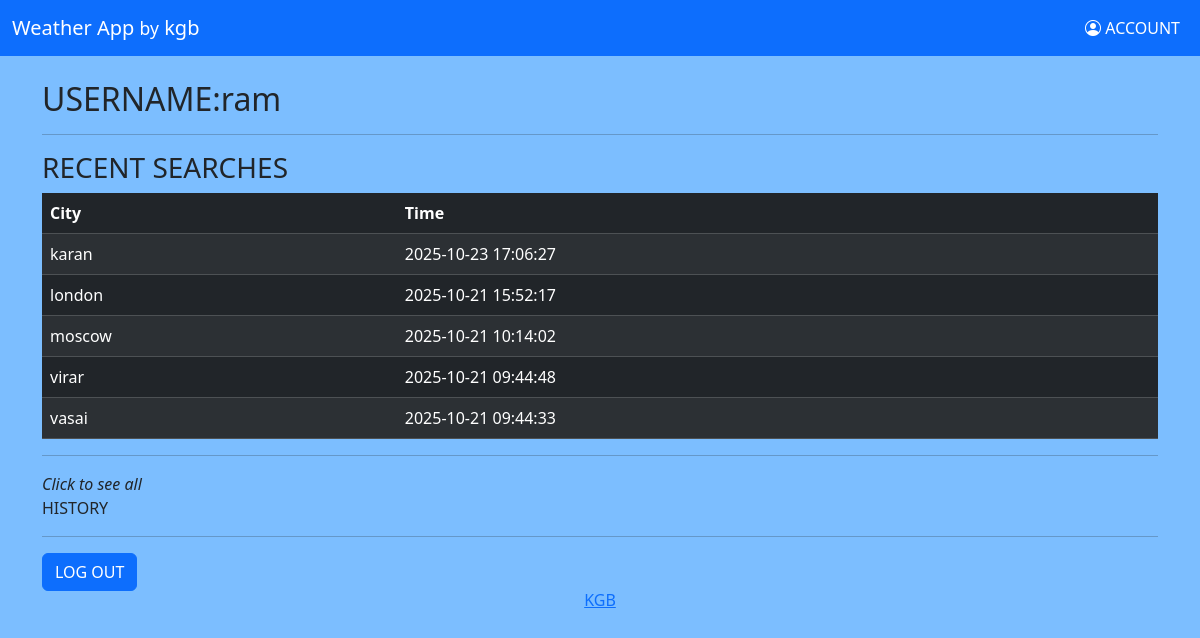
/account (signed in), run on the app's committed database.
### tables this page shows
CREATE TABLE users (id INTEGER PRIMARY KEY AUTOINCREMENT, username TEXT UNIQUE NOT NULL, hash NOT NULL);

CREATE TABLE history (id INTEGER PRIMARY KEY AUTOINCREMENT,user_id INTEGER,city TEXT,time DATETIME DEFAULT CURRENT_TIMESTAMP,FOREIGN KEY(user_id) REFERENCES users(id));

### app.py (the view)
@app.route("/account")
@login_required
def account():
    with sqlite3.connect("weather.db") as conn:
        cursor = conn.cursor()
        x=cursor.execute("SELECT city, time FROM history WHERE user_id=? ORDER BY time DESC LIMIT 10",(session["user_id"],))
        recent=x.fetchall()
        cursor.execute("SELECT username FROM users WHERE id=?",(session["user_id"],))
        username=cursor.fetchone()[0]
    return render_template("account.html",recent=recent,username=username)

### app.py (called while the page is built)
def login_required(f):
    @wraps(f)
    def wrapper(*args, **kwds):
        if "user_id" not in session:
            flash("Please log in first","error")
            return redirect("/")
        return f(*args, **kwds)
    return wrapper

### templates/account.html (shortened to what this page needs)
{% extends "layout.html" %}
{% block body %}
    <div class="container mt-4">
        <h2>USERNAME:{{ username }}</h2>
        <hr>
        <h3>RECENT SEARCHES</h3>
        {% if recent %}
            <table class="table table-dark table-striped">
                <thead>
                    <tr>
                        <th>City</th>
                        <th>Time</th>
                    </tr>
                </thead>
                <tbody>
                    {% for h in recent %}
                        <tr>
                            <td>{{h[0]}}</td>
                            <td>{{h[1]}}</td>
                        </tr>
                    {% endfor %}
                </tbody>
            </table>
        {% else %}
            <p>There is no history to show</p>
        {% endif %}
        <hr>
        <i>Click to see all</i><a class="nav-link active" href="/history">HISTORY</a>
        <hr>
        <a class="btn btn-primary" href="/logout">LOG OUT</a>
    </div>
{% endblock %}

### templates/layout.html (style rules this page uses)
body { background-color: #7cbeff; }

### data on the page
users: username "ram"
history: city "karan", time "2025-10-23 17:06:27"
history: city "london", time "2025-10-21 15:52:17"
history: city "moscow", time "2025-10-21 10:14:02"
history: city "virar", time "2025-10-21 09:44:48"
history: city "vasai", time "2025-10-21 09:44:33"
